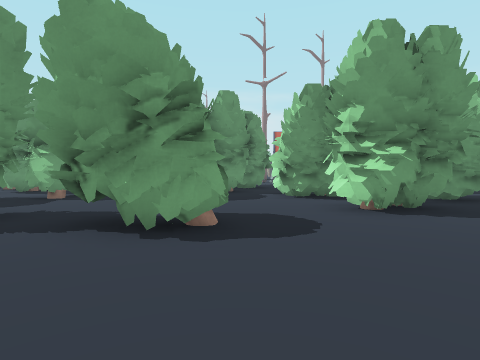
[1] (above)

16 first-person views from a walk through a 3-D level made in the Godot game engine. The camera is 1.3 m above the floor, tilts 2° down and sees 80° across. The floor is counted in squares, 1.8 m on a side. Each view is taken from the middle of a square. On the plan, view 1 faces up. The plan holds only what a view shows up to about 10 squares ahead; the rest is blank. The place goes on beyond the plan. Characters and animated objects are left out. Some surface patterns are stand-ins.

[2]
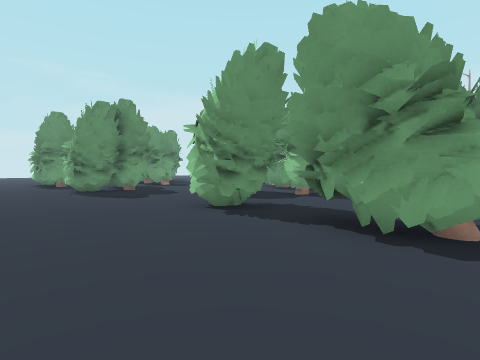

[3]
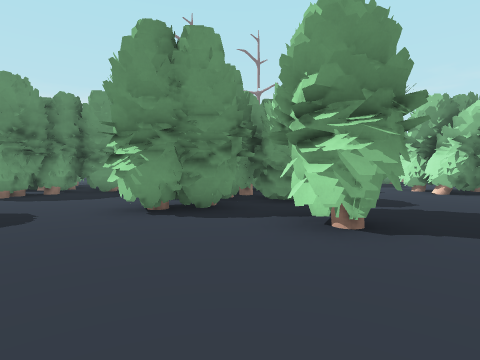

[4]
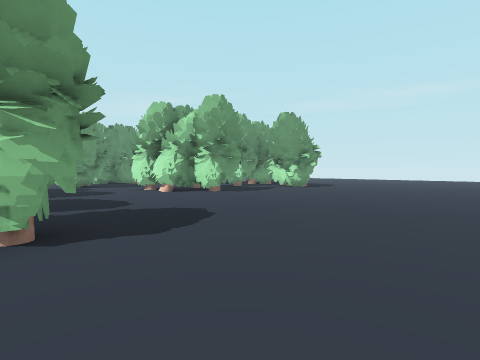

[5]
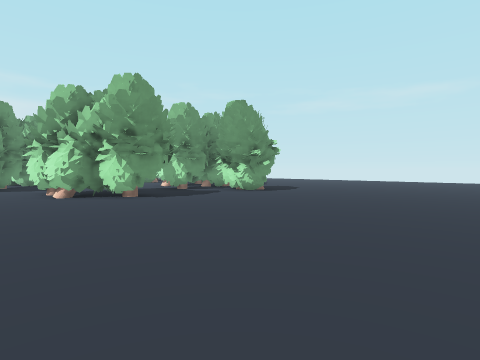

[6]
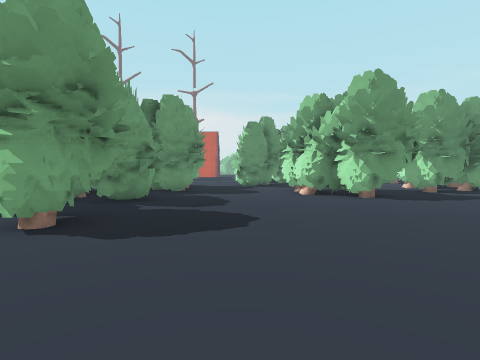

[7]
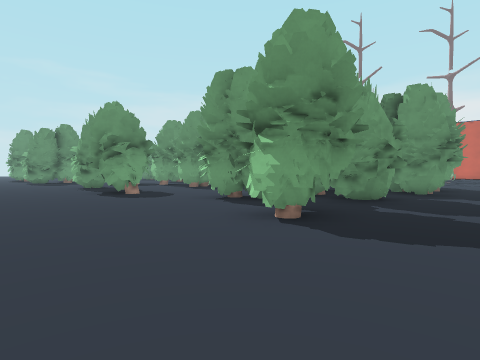

[8]
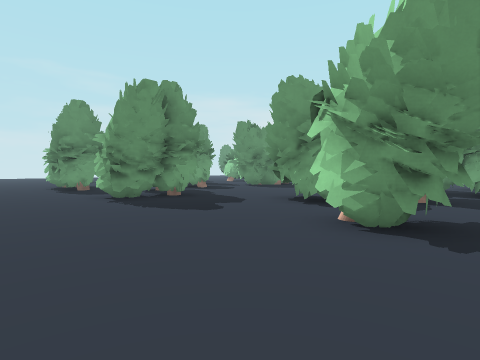

[9]
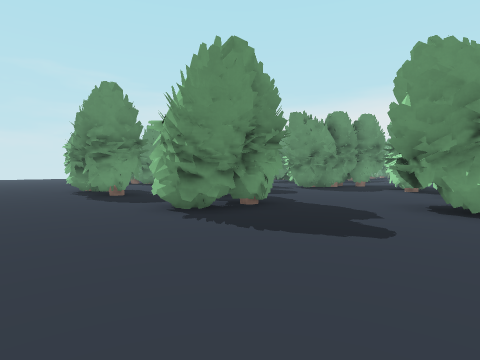

[10]
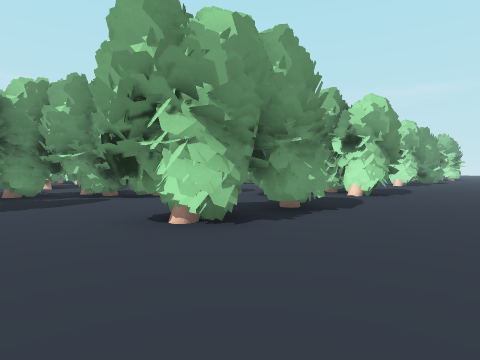

[11]
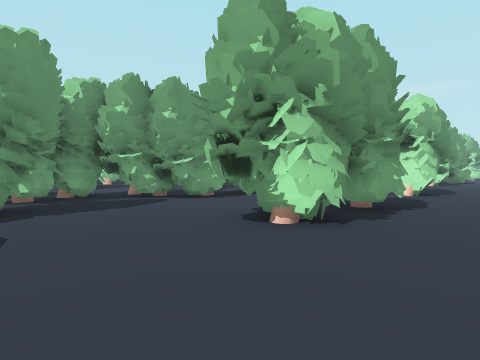

[12]
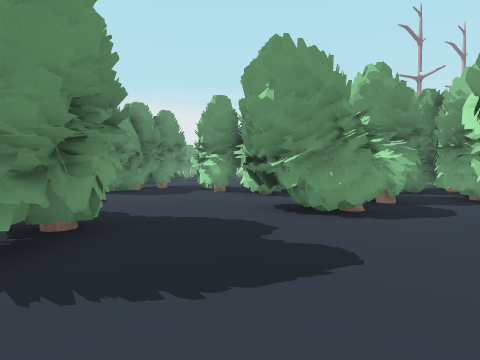

[13]
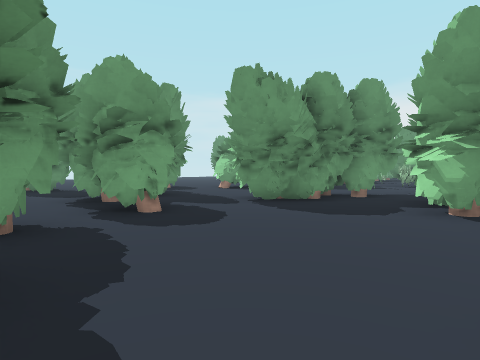

[14]
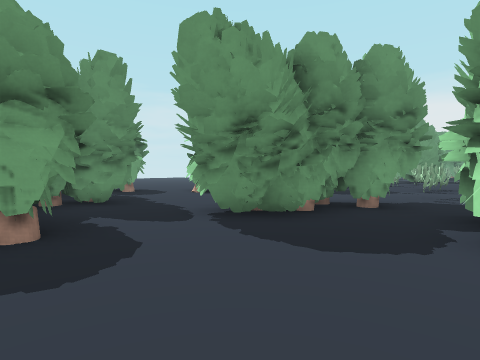

[15]
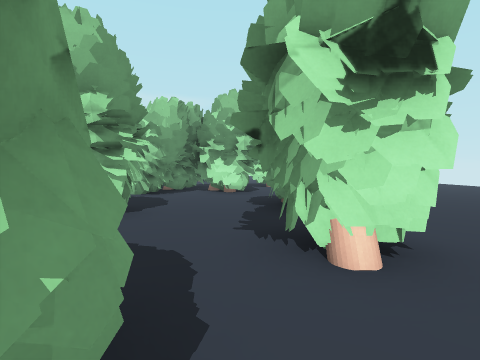

[16]
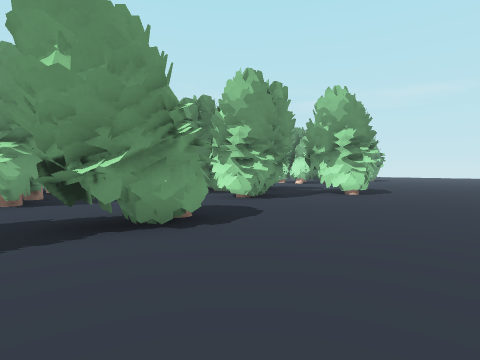

### Floor plan
Key: @ floor where view 1 was taken; # wall or solid block; x gap in a wall; . main floor; : floor 0.25 m higher than the main floor.
Columns run from 20 left of view 1 to 13 right of it. Each row starts with its distance up from view 1.
 18         ::
 17         #::
 16        .:#:
 15        .:#:
 14        ..#.
 13    #    ##.#                 #
 12   ....  #..#              #. ..
 11   #.... #..##      #      #....
 10   # ##.##..##########.   ##...#
  9  #####......##  #####.   ##...#  x
  8  #.#####.......####..#####....###.
  7 ##..####.....###..#...#####....##.
  6 ........#....##.......####........
  5 .......####...........####........
  4 ...####..##....##.##.....##.......
  3 ...####..##........#.....#........
  2 ..................................
  1 ..................................
  0  ......  ...........@.............

Where each view was taken, in squares from view 1:
view 1: 0 up, 0 right, facing up
view 2: 0 up, 0 right, facing up-left
view 3: 0 up, 4 right, facing up
view 4: 0 up, 5 right, facing up-right
view 5: 0 up, 8 right, facing up-right
view 6: 0 up, 8 right, facing up
view 7: 0 up, 8 right, facing up-left
view 8: 0 up, 3 left, facing up-left
view 9: 0 up, 6 left, facing up-left
view 10: 0 up, 19 left, facing up-right
view 11: 1 up, 20 left, facing up-right
view 12: 1 up, 8 left, facing up
view 13: 5 up, 8 left, facing up-left
view 14: 7 up, 9 left, facing up-left
view 15: 5 up, 7 left, facing right
view 16: 0 up, 3 left, facing up-right
